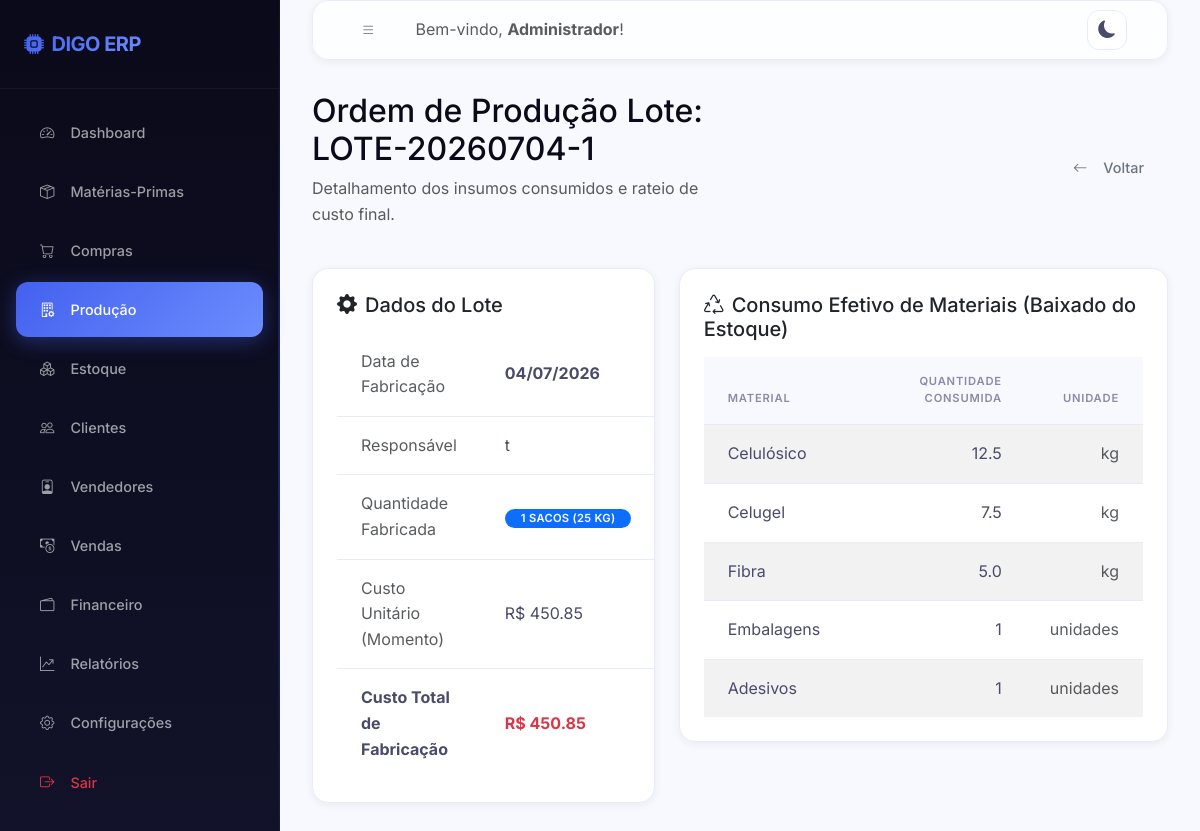
The page /producao/4/detalhe (signed in) on the database its author committed.
### models/usuario.py (models this page shows, shortened)
class Usuario(UserMixin, db.Model):
    __tablename__ = 'usuarios'
    id = db.Column(db.Integer, primary_key=True)
    nome = db.Column(db.String(100), nullable=False)
    email = db.Column(db.String(150), unique=True, nullable=False)
    senha_hash = db.Column(db.String(256), nullable=False)
    perfil = db.Column(db.String(20), default='funcionario')  # admin | funcionario
    ativo = db.Column(db.Boolean, default=True)
    criado_em = db.Column(db.DateTime, default=datetime.utcnow)
    ultimo_acesso = db.Column(db.DateTime)
    logs = db.relationship('Log', backref='usuario', lazy='dynamic')
    @property
    def is_admin(self):
        return self.perfil == 'admin'

### models/producao.py (models this page shows, shortened)
class Producao(db.Model):
    __tablename__ = 'producao'
    id = db.Column(db.Integer, primary_key=True)
    data = db.Column(db.Date, nullable=False)
    lote = db.Column(db.String(50))
    quantidade_sacos = db.Column(db.Integer, nullable=False)
    responsavel = db.Column(db.String(100))
    custo_total = db.Column(db.Float, default=0.0)
    custo_por_saco = db.Column(db.Float, default=0.0)
    observacoes = db.Column(db.Text)
    criado_por = db.Column(db.Integer, db.ForeignKey('usuarios.id'))
    criado_em = db.Column(db.DateTime, default=datetime.utcnow)
    consumo_celulosico_kg = db.Column(db.Float, default=0.0)
    consumo_celugel_kg = db.Column(db.Float, default=0.0)
    consumo_fibra_kg = db.Column(db.Float, default=0.0)
    consumo_embalagem_un = db.Column(db.Integer, default=0)
    consumo_adesivo_un = db.Column(db.Integer, default=0)

### routes/producao.py (the view)
@producao_bp.route('/<int:id>/detalhe')
@login_required
def detalhe(id):
    producao = Producao.query.get_or_404(id)
    return render_template('producao/detalhe.html', producao=producao,
                           consumo=CONSUMO_POR_SACO)

### templates/producao/detalhe.html (shortened to what this page needs)
{% extends 'base.html' %}
{% block content %}
<div class="row mb-4 align-items-center">
    <div class="col-sm-6">
        <h2 class="font-weight-bold">Ordem de Produção Lote: {{ producao.lote }}</h2>
        <p class="text-muted">Detalhamento dos insumos consumidos e rateio de custo final.</p>
    </div>
    <div class="col-sm-6 text-sm-end">
        <a href="{{ url_for('producao.index') }}" class="btn btn-outline-secondary"><i class="bi bi-arrow-left me-2"></i>Voltar</a>
    </div>
</div>
<div class="row g-4">
    <div class="col-md-5">
        <div class="card p-4">
            <h5 class="font-weight-bold mb-3"><i class="bi bi-gear-fill me-2"></i>Dados do Lote</h5>
            <table class="table table-sm">
                <tbody>
                    <tr>
                        <td class="text-muted">Data de Fabricação</td>
                        <td><strong>{{ producao.data.strftime('%d/%m/%Y') }}</strong></td>
                    </tr>
                    <tr>
                        <td class="text-muted">Responsável</td>
                        <td>{{ producao.responsavel or 'Não informado' }}</td>
                    </tr>
                    <tr>
                        <td class="text-muted">Quantidade Fabricada</td>
                        <td><span class="badge bg-primary">{{ producao.quantidade_sacos }} sacos (25 kg)</span></td>
                    </tr>
                    <tr>
                        <td class="text-muted">Custo Unitário (Momento)</td>
                        <td>R$ {{ producao.custo_por_saco|round(2) }}</td>
                    </tr>
                    <tr class="table-group-divider">
                        <td><strong>Custo Total de Fabricação</strong></td>
                        <td><strong class="text-danger">R$ {{ producao.custo_total|round(2) }}</strong></td>
                    </tr>
                </tbody>
            </table>
        </div>
    </div>
    <div class="col-md-7">
        <div class="card p-4">
            <h5 class="font-weight-bold mb-3"><i class="bi bi-recycle me-2"></i>Consumo Efetivo de Materiais (Baixado do Estoque)</h5>
            <table class="table table-striped table-sm">
                <thead>
                    <tr>
                        <th>Material</th>
                        <th class="text-end">Quantidade Consumida</th>
                        <th class="text-end">Unidade</th>
                    </tr>
                </thead>
                <tbody>
                    <tr>
                        <td>Celulósico</td>
                        <td class="text-end font-weight-bold">{{ producao.consumo_celulosico_kg|round(1) }}</td>
                        <td class="text-end text-muted">kg</td>
                    </tr>
                    <tr>
                        <td>Celugel</td>
                        <td class="text-end font-weight-bold">{{ producao.consumo_celugel_kg|round(1) }}</td>
                        <td class="text-end text-muted">kg</td>
                    </tr>
                    <tr>
                        <td>Fibra</td>
                        <td class="text-end font-weight-bold">{{ producao.consumo_fibra_kg|round(1) }}</td>
                        <td class="text-end text-muted">kg</td>
                    </tr>
                    <tr>
                        <td>Embalagens</td>
                        <td class="text-end font-weight-bold">{{ producao.consumo_embalagem_un }}</td>
                        <td class="text-end text-muted">unidades</td>
                    </tr>
                    <tr>
                        <td>Adesivos</td>
                        <td class="text-end font-weight-bold">{{ producao.consumo_adesivo_un }}</td>
                        <td class="text-end text-muted">unidades</td>
                    </tr>
                </tbody>
            </table>
        </div>
    </div>
</div>
{% endblock %}

### templates/base.html (shortened to what this page needs)
<!DOCTYPE html>
<html lang="pt-BR">
<head>
    <link href="https://cdn.jsdelivr.net/npm/bootstrap@5.3.0/dist/css/bootstrap.min.css" rel="stylesheet">
    <link rel="stylesheet" href="https://cdn.jsdelivr.net/npm/bootstrap-icons@1.10.5/font/bootstrap-icons.css">
    <link rel="stylesheet" href="{{ url_for('static', filename='css/style.css') }}">
</head>
<body>
    <div class="wrapper">
        <nav id="sidebar">
            <div class="sidebar-header d-flex align-items-center justify-content-between">
                <h4 class="m-0 text-white font-weight-bold"><i class="bi bi-cpu-fill me-2 text-indigo"></i>DIGO ERP</h4>
            </div>
            <ul class="list-unstyled components">
                <li class="{% if request.blueprint == 'dashboard' %}active{% endif %}">
                    <a href="{{ url_for('dashboard.index') }}"><i class="bi bi-speedometer2"></i> Dashboard</a>
                </li>
                <li class="{% if request.blueprint == 'materias_primas' %}active{% endif %}">
                    <a href="{{ url_for('materias_primas.index') }}"><i class="bi bi-box-seam"></i> Matérias-Primas</a>
                </li>
                <li class="{% if request.blueprint == 'compras' %}active{% endif %}">
                    <a href="{{ url_for('compras.index') }}"><i class="bi bi-cart"></i> Compras</a>
                </li>
                <li class="{% if request.blueprint == 'producao' %}active{% endif %}">
                    <a href="{{ url_for('producao.index') }}"><i class="bi bi-building-gear"></i> Produção</a>
                </li>
                <li class="{% if request.blueprint == 'estoque' %}active{% endif %}">
                    <a href="{{ url_for('estoque.index') }}"><i class="bi bi-boxes"></i> Estoque</a>
                </li>
                <li class="{% if request.blueprint == 'clientes' %}active{% endif %}">
                    <a href="{{ url_for('clientes.index') }}"><i class="bi bi-people"></i> Clientes</a>
                </li>
                <li class="{% if request.blueprint == 'vendedores' %}active{% endif %}">
                    <a href="{{ url_for('vendedores.index') }}"><i class="bi bi-person-badge"></i> Vendedores</a>
                </li>
                <li class="{% if request.blueprint == 'vendas' %}active{% endif %}">
                    <a href="{{ url_for('vendas.index') }}"><i class="bi bi-cash-coin"></i> Vendas</a>
                </li>
                <li class="{% if request.blueprint == 'financeiro' %}active{% endif %}">
                    <a href="{{ url_for('financeiro.index') }}"><i class="bi bi-wallet2"></i> Financeiro</a>
                </li>
                <li class="{% if request.blueprint == 'relatorios' %}active{% endif %}">
                    <a href="{{ url_for('relatorios.index') }}"><i class="bi bi-graph-up-arrow"></i> Relatórios</a>
                </li>
                {% if current_user.is_admin %}
                <li class="{% if request.blueprint == 'configuracoes' %}active{% endif %}">
                    <a href="{{ url_for('configuracoes.index') }}"><i class="bi bi-gear"></i> Configurações</a>
                </li>
                {% endif %}
                <li>
                    <a href="{{ url_for('auth.logout') }}" class="text-danger"><i class="bi bi-box-arrow-right text-danger"></i> Sair</a>
                </li>
            </ul>
        </nav>
        <div id="content">
            <nav class="navbar navbar-expand-lg card mb-4 p-2 d-flex flex-row align-items-center justify-content-between">
                <div class="d-flex align-items-center">
                    <button type="button" id="sidebarCollapse" class="btn btn-outline-secondary me-3">
                        <i class="bi bi-list"></i>
                    </button>
                    <span class="navbar-text d-none d-md-inline text-muted">Bem-vindo, <strong>{{ current_user.nome }}</strong>!</span>
                </div>
                <div class="d-flex align-items-center">
                    <button class="theme-toggle-btn me-3" id="themeToggle" title="Alternar Tema">
                    </button>
                </div>
            </nav>
            <div class="container-fluid p-0 fade-in">
                {% block content %}{% endblock %}
            </div>
        </div>
    </div>
</body>
</html>

### rows shown on the page
Usuario: nome "Administrador"
Producao: lote "LOTE-20260704-1", data "04/07/2026", responsavel "t", quantidade_sacos "1", custo_por_saco "450.85", custo_total "450.85", consumo_celulosico_kg "12.5", consumo_celugel_kg "7.5", consumo_fibra_kg "5.0", consumo_embalagem_un "1", consumo_adesivo_un "1"
